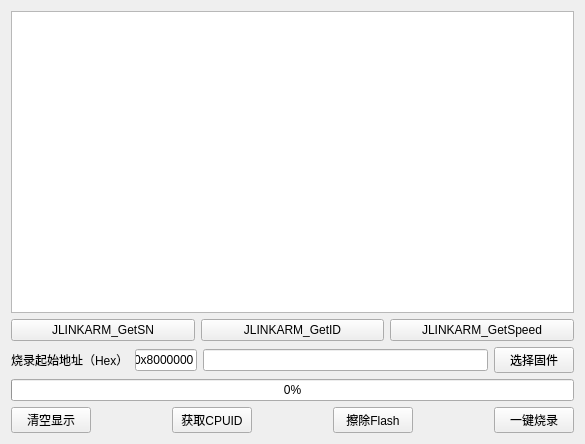
<?xml version="1.0" encoding="UTF-8"?>
<ui version="4.0">
 <class>Widget</class>
 <widget class="QWidget" name="Widget">
  <property name="geometry">
   <rect>
    <x>0</x>
    <y>0</y>
    <width>585</width>
    <height>444</height>
   </rect>
  </property>
  <property name="windowTitle">
   <string>Widget</string>
  </property>
  <layout class="QGridLayout" name="gridLayout">
   <item row="0" column="0">
    <widget class="QTextBrowser" name="textBrowser"/>
   </item>
   <item row="1" column="0">
    <layout class="QHBoxLayout" name="horizontalLayout_5">
     <item>
      <widget class="QPushButton" name="pushButton">
       <property name="text">
        <string>JLINKARM_GetSN</string>
       </property>
      </widget>
     </item>
     <item>
      <widget class="QPushButton" name="pushButton_2">
       <property name="text">
        <string>JLINKARM_GetID</string>
       </property>
      </widget>
     </item>
     <item>
      <widget class="QPushButton" name="pushButton_3">
       <property name="text">
        <string>JLINKARM_GetSpeed</string>
       </property>
      </widget>
     </item>
    </layout>
   </item>
   <item row="2" column="0">
    <layout class="QHBoxLayout" name="horizontalLayout_4" stretch="1,2">
     <item>
      <layout class="QHBoxLayout" name="horizontalLayout_3" stretch="5,4">
       <item>
        <widget class="QLabel" name="label">
         <property name="sizePolicy">
          <sizepolicy hsizetype="Fixed" vsizetype="Preferred">
           <horstretch>0</horstretch>
           <verstretch>0</verstretch>
          </sizepolicy>
         </property>
         <property name="text">
          <string>烧录起始地址（Hex）</string>
         </property>
        </widget>
       </item>
       <item>
        <widget class="QLineEdit" name="lineEdit_start_addr">
         <property name="text">
          <string>0x8000000</string>
         </property>
        </widget>
       </item>
      </layout>
     </item>
     <item>
      <layout class="QHBoxLayout" name="horizontalLayout">
       <item>
        <widget class="QLineEdit" name="lineEdit"/>
       </item>
       <item>
        <widget class="QPushButton" name="pushButton_choose_file">
         <property name="text">
          <string>选择固件</string>
         </property>
        </widget>
       </item>
      </layout>
     </item>
    </layout>
   </item>
   <item row="3" column="0">
    <widget class="QProgressBar" name="progressBar">
     <property name="value">
      <number>0</number>
     </property>
    </widget>
   </item>
   <item row="4" column="0">
    <layout class="QHBoxLayout" name="horizontalLayout_2">
     <item>
      <widget class="QPushButton" name="pushButton_clear">
       <property name="text">
        <string>清空显示</string>
       </property>
      </widget>
     </item>
     <item>
      <spacer name="horizontalSpacer_2">
       <property name="orientation">
        <enum>Qt::Horizontal</enum>
       </property>
       <property name="sizeHint" stdset="0">
        <size>
         <width>40</width>
         <height>20</height>
        </size>
       </property>
      </spacer>
     </item>
     <item>
      <widget class="QPushButton" name="pushButton_cpuid">
       <property name="text">
        <string>获取CPUID</string>
       </property>
      </widget>
     </item>
     <item>
      <spacer name="horizontalSpacer">
       <property name="orientation">
        <enum>Qt::Horizontal</enum>
       </property>
       <property name="sizeHint" stdset="0">
        <size>
         <width>40</width>
         <height>20</height>
        </size>
       </property>
      </spacer>
     </item>
     <item>
      <widget class="QPushButton" name="pushButton_erase_flash">
       <property name="text">
        <string>擦除Flash</string>
       </property>
      </widget>
     </item>
     <item>
      <spacer name="horizontalSpacer_4">
       <property name="orientation">
        <enum>Qt::Horizontal</enum>
       </property>
       <property name="sizeHint" stdset="0">
        <size>
         <width>40</width>
         <height>20</height>
        </size>
       </property>
      </spacer>
     </item>
     <item>
      <widget class="QPushButton" name="pushButton_burn">
       <property name="text">
        <string>一键烧录</string>
       </property>
      </widget>
     </item>
    </layout>
   </item>
  </layout>
 </widget>
 <layoutdefault spacing="6" margin="11"/>
 <resources/>
 <connections/>
</ui>
